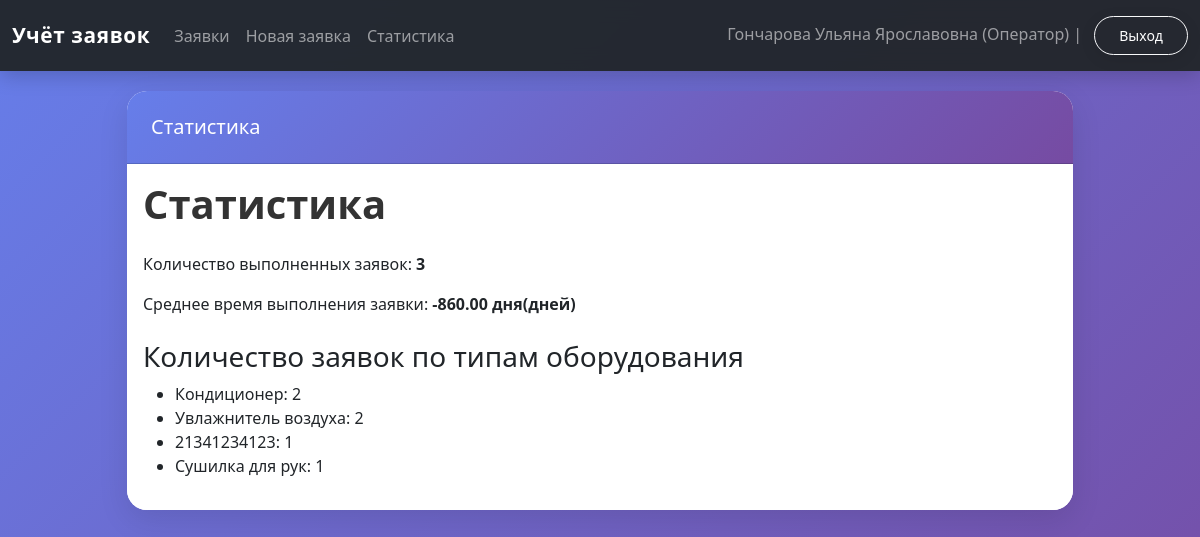
Screenshot of /stats (signed in) with the database file from the repository.
### tables this page shows
CREATE TABLE requests (
            request_id INTEGER PRIMARY KEY AUTOINCREMENT,
            request_number TEXT UNIQUE,
            start_date TEXT NOT NULL,
            climate_tech_type TEXT NOT NULL,
            climate_tech_model TEXT NOT NULL,
            problem_description TEXT NOT NULL,
            request_status TEXT NOT NULL DEFAULT 'Новая заявка' CHECK (
                request_status IN ('Новая заявка', 'В процессе ремонта', 'Ожидание комплектующих',
                                    'Готова к выдаче', 'Завершена', 'Отменена')
            ),
            priority TEXT DEFAULT 'Средний' CHECK (priority IN ('Низкий', 'Средний', 'Высокий', 'Критичный')),
            completion_date TEXT,
            repair_parts TEXT,
            estimated_time INTEGER,

            master_id INTEGER REFERENCES users(user_id) ON DELETE SET NULL,
            client_id INTEGER NOT NULL REFERENCES users(user_id) ON DELETE CASCADE,
            quality_manager_id INTEGER REFERENCES users(user_id) ON DELETE SET NULL,

            deadline_extension TEXT,
            extension_reason TEXT,
            customer_agreement INTEGER DEFAULT 0,

            qr_code_generated INTEGER DEFAULT 0,
            qr_code_token TEXT UNIQUE,
            feedback_received INTEGER DEFAULT 0,

            created_at TEXT DEFAULT (DATETIME('now')),
            updated_at TEXT DEFAULT (DATETIME('now'))
        );

### web_app.py (the view)
    def wrapper(*args, **kwargs):
        if "user" not in session:
            return redirect(url_for("login"))
        return view_func(*args, **kwargs)

### web_app.py (called while the page is built)
def get_connection():
    if not os.path.exists(DB_NAME):
        raise FileNotFoundError(
            f"Файл базы данных '{DB_NAME}' не найден. "
            f"Сначала запустите 'test.py' для создания БД."
        )
    conn = sqlite3.connect(DB_NAME)
    conn.row_factory = sqlite3.Row
    return conn

def login_required(view_func):
    def wrapper(*args, **kwargs):
        if "user" not in session:
            return redirect(url_for("login"))
        return view_func(*args, **kwargs)
    wrapper.__name__ = view_func.__name__
    return wrapper

### templates/stats.html (shortened to what this page needs)
{% extends "base.html" %}
{% block header %}Статистика{% endblock %}
{% block content %}
<h1>Статистика</h1>
<p>Количество выполненных заявок: <strong>{{ finished_count }}</strong></p>
{% if avg_days_str %}
<p>Среднее время выполнения заявки: <strong>{{ avg_days_str }} дня(дней)</strong></p>
{% else %}
<p>Недостаточно данных для расчета среднего времени выполнения заявок.</p>
{% endif %}
<h3 class="mt-4">Количество заявок по типам оборудования</h3>
{% if type_rows %}
<ul>
  {% for r in type_rows %}
  <li>{{ r.climate_tech_type }}: {{ r.cnt }}</li>
  {% endfor %}
</ul>
{% else %}
<p>Заявок пока нет.</p>
{% endif %}
{% endblock %}

### static/styles.css (style rules this page uses)
* { transition: all 0.3s ease; }
body { min-height: 100vh; background: linear-gradient(135deg, #667eea 0%, #764ba2 25%, #f093fb 50%, #4facfe 75%, #00f2fe 100%); background-size: 400% 400%; animation: gradientShift 15s ease infinite; background-attachment: fixed; font-family: 'Segoe UI', Tahoma, Geneva, Verdana, sans-serif; }
h1 { color: #333; font-weight: 700; margin-bottom: 1.5rem; }

### rows the page displays
requests: climate_tech_type "Кондиционер", cnt "2"
requests: climate_tech_type "Увлажнитель воздуха", cnt "2"
requests: climate_tech_type "Сушилка для рук", cnt "1"

### other values shown
{{ current_user['fio'] }} "Гончарова Ульяна Ярославовна"
{{ current_user['user_type'] }} "Оператор"
{{ finished_count }} "3"
{{ avg_days_str }} "-860.00"
{{ r.climate_tech_type }} "21341234123"
{{ r.cnt }} "1"
